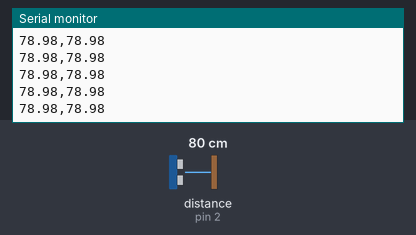
Recording of a sketch running on a simulated Arduino Uno, built with avr-gcc and run on an emulated ATmega328P. Shown: the last lines printed to the serial monitor. Wiring (inferred from the names in the program): ultrasonic range finder: trigger pin 3; echo pin 2. Inputs (shaded band) come from the test bench; at power-on: distance to the obstacle (sensor on pin 2) 80 cm. The echo pulse lasts 58.3 µs per cm.

Above: at 1.2 s.
1.3 s: distance to the obstacle (sensor on pin 2) set to 4 cm
At 2.1 s:
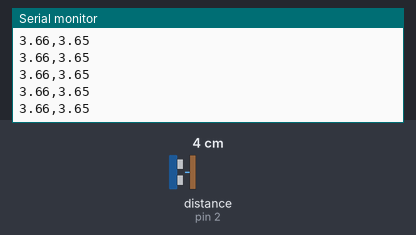
4.3 s: distance to the obstacle (sensor on pin 2) set to 2 cm
At 5.0 s:
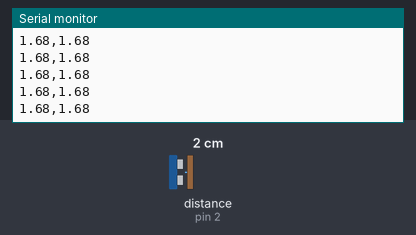
Timing chart, 0 to 7.3 s (numbered marks = the images above; inputs shaded):
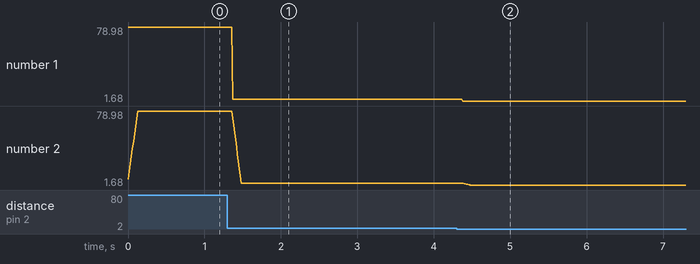

The sketch:

MovAvgFilter.ino
```cpp
#define TRIG 3
#define ECHO 2
#define n 10  // 저장해둘 데이터의 개수

float prevAvg = 0;
float data[n] = {0,};

void setup() {
  Serial.begin(9600);
  pinMode(TRIG,OUTPUT);
  pinMode(ECHO,INPUT);
}

void loop() {
  float duration, distance;

  digitalWrite(TRIG, LOW);
  delayMicroseconds(2);
  digitalWrite(TRIG, HIGH);
  delayMicroseconds(10);
  digitalWrite(TRIG, LOW);

  duration = pulseIn (ECHO, HIGH);
  distance = duration * 17 / 1000;

  Serial.print(distance);
  Serial.print(",");
  Serial.print(MovAvgFilter(distance));
  Serial.println();

}

float MovAvgFilter(float x){
  float avg = prevAvg + (x - data[0]) / n;
  updateData(x);
  prevAvg = avg;
  return avg;
}

void updateData(float x){
  for (int i = 0; i < n - 1; i++){
    data[i] = data[i + 1];
  }
  data[n - 1] = x;
}
```

Measured:
- after the input at 1.3 s, the serial monitor: prints a new line after 0.07 s (image 1)
- after the input at 4.3 s, the serial monitor: prints a new line after 0.08 s (image 2)
- plotted number 1: 78.98 → 3.66 after the input at 1.3 s, 3.66 → 1.68 after the input at 4.3 s
- plotted number 2: 78.98 → 3.65 after the input at 1.3 s, 3.65 → 1.68 after the input at 4.3 s
